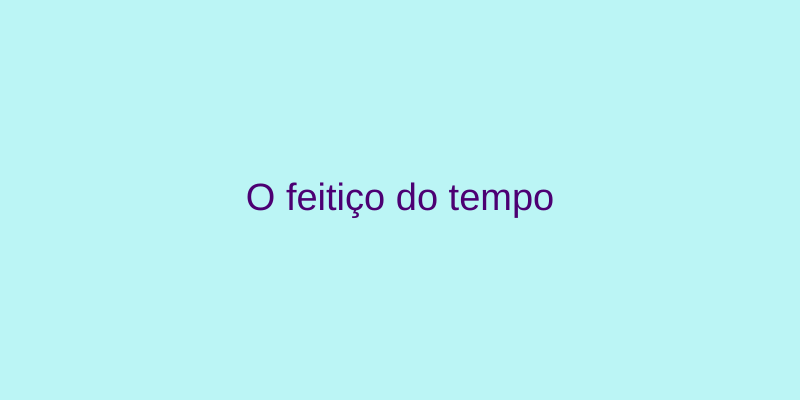
Frame 1 (no input)
Frame 60 (no input): identical to frame 1, image omitted
Frame 120 (the mouse pressed at the canvas centre since frame 60): identical to frame 1, image omitted

The p5.js sketch that drew this single still picture (run headless with seeded random() and noise() and a simulated clock; from frame 60 on, the mouse is pressed at the canvas centre):

// p5.js sketch
// ── sketch.js
// Listas de Filmes

// 1- Interestelar, 12 anos, Sci-Fi, Aventura
// 2- Invocação do Mal, 14 anos, Terror
// 3- Vidas passadas, 14 anos, Romance, Drama
// 4- O rei leão, Livre, Animação, Drama
// 5- O Mágico de Oz, Livre, Animação
// 6- Jurassic Park, 12 anos, Aventura, Sci-Fi
// 7- Matrix, 14 anos, Ação, Sci-Fi
// 8- A Barraca do Beijo, 12 anos, Romance/Comédia
// 9- Quatro Vidas de um Cachorro, 12 anos, Comédia
// 10- Turma da Mônica em Cinegibi: O Filme, Livre, Comédia

let campoIdade;
let campoDrama;
let campoAventura;

function setup() {
  createCanvas(800, 400);
  createElement("h2", "Recomendador de filmes");
  createSpan("Sua idade:");
  campoIdade = createInput("5");
  campoDrama = createCheckbox("Gosta de drama?");
  campoAventura = createCheckbox("Gosta de aventura?");
}

function draw() {
  background("rgb(187,245,245)");
  let idade = campoIdade.value();
  let gostaDeDrama = campoDrama.checked();
  let gostaDeAventura = campoAventura.checked();
  let recomendacao = geraRecomendacao(idade, gostaDeDrama, gostaDeAventura);

  fill(color(76, 0, 115));
  textAlign(CENTER, CENTER);
  textSize(38);
  text(recomendacao, width / 2, height / 2);
}

function geraRecomendacao(idade, gostaDeDrama, gostaDeAventura) {
  if (idade >= 10) {
    if (idade >= 14) {
      return "O menino que descobriu o vento";
    } else {
      if (idade >= 12) {
        if(gostaDeDrama || gostaDeAventura) {
          return "Homem aranha: no aranhaverso";          
        } else{
         return "Ladrões de bicicleta";
        }
      } else {
        if (gostaDeDrama) {
          return "As aventuras de pi";
        } else {
          return "Depois da chuva";
        }
      }
    }
  } else {
    if (gostaDeDrama) {
      return "A viagem de chihiro";
    } else {
      return "O feitiço do tempo";
    }
  }
}
